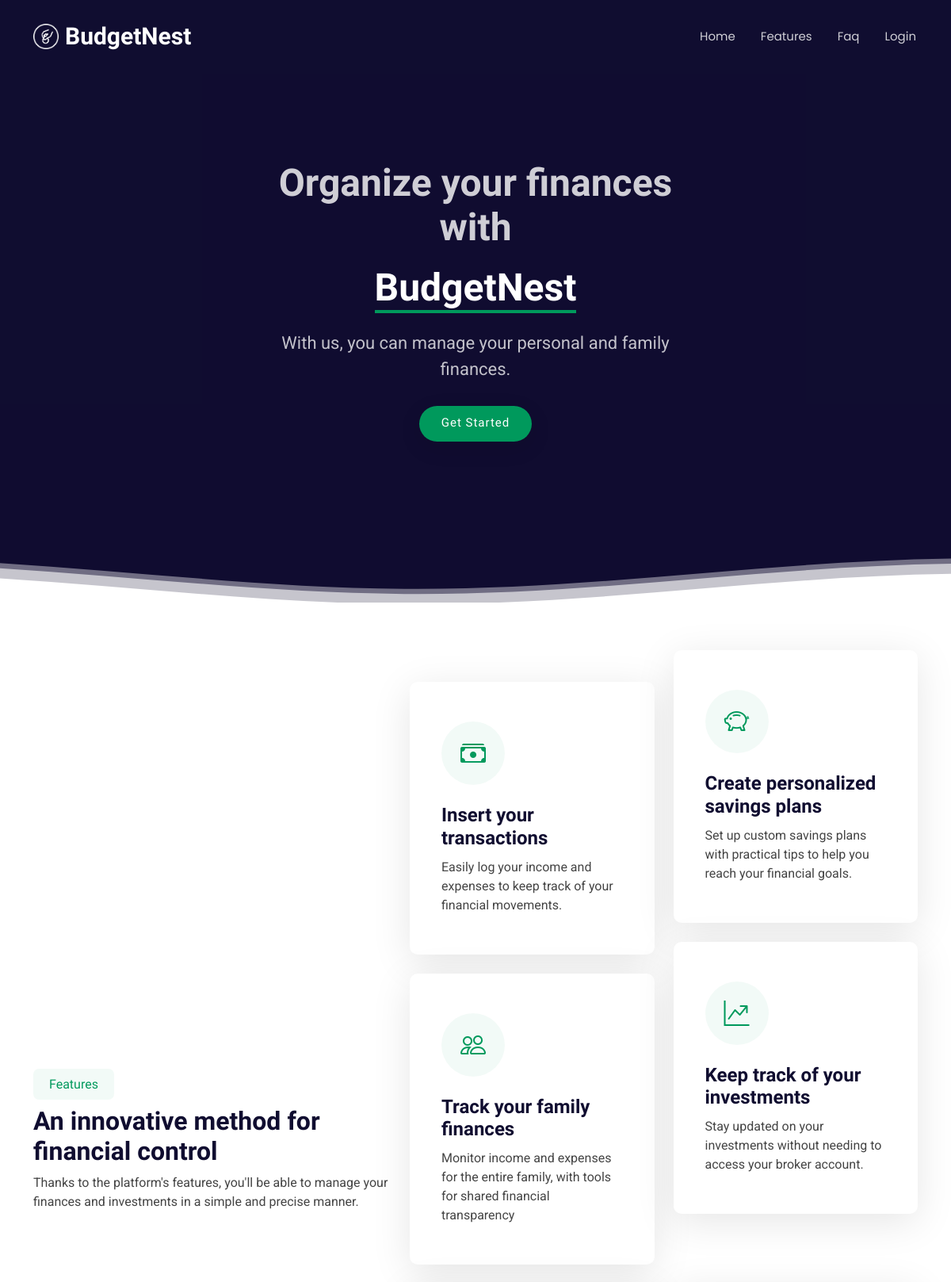
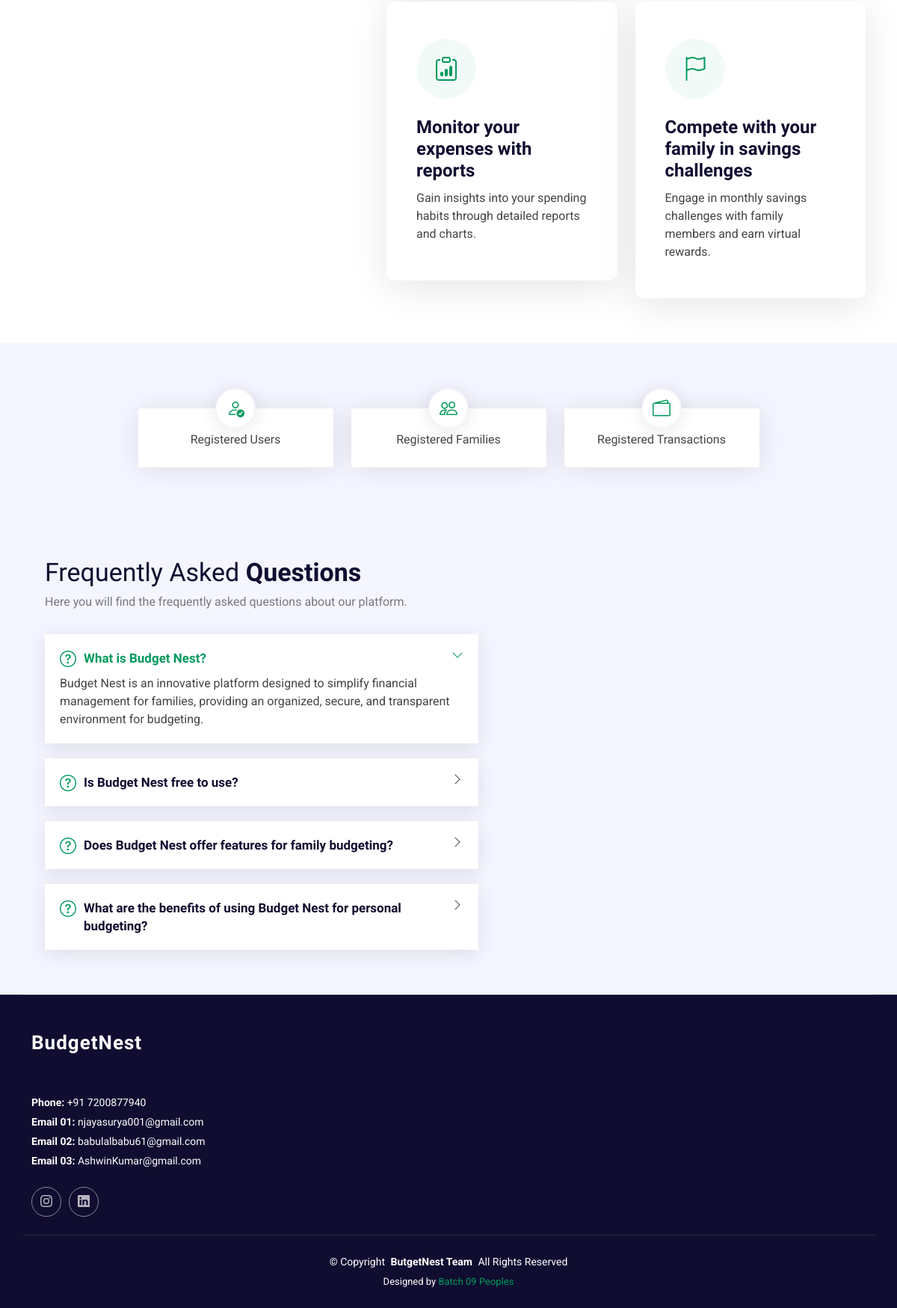
The page / on the database its author committed (2 pictures, top to bottom).
### Faq/models.py (models this page shows, shortened)
class Faq(models.Model):
    Domanda = models.CharField(max_length=255, blank=True)
    Risposta = models.CharField(max_length=255,  blank=True)

### HomePage/views.py (the view)
# urls.py: path('', HomePage, name = 'HomePageUrls'),
@never_cache
def HomePage (request):
    users = UserService.count_utenti
    families = UserService.count_famiglie
    transactions = BudgetingService.count_transazioni
    faqs = FaqService.get_all_faq
    context = {"utenti":users, "famiglie" : families, "transazioni": transactions, "faqs" : faqs}
    return render(request, "homepage/homepage.html", context)

### Budgeting/services.py (called while the page is built)
    def count_transazioni():
        return Transazione.objects.count()

### Faq/services.py (called while the page is built)
    def get_all_faq():
      return Faq.objects.all()

### Users/services.py (called while the page is built)
    def count_utenti():
        return Utente.objects.count()

    def count_famiglie():
        return Famiglia.objects.count()

### HomePage/Templates/homepage/homepage.html (shortened to what this page needs)
<!DOCTYPE html>
<html lang="en">
<head>
  {% load static %}
  <link href="{% static 'vendor/bootstrap/css/bootstrap.min.css' %}" rel="stylesheet">
  <link href="{% static 'vendor/bootstrap-icons/bootstrap-icons.css' %}" rel="stylesheet">
  <link href="{% static 'vendor/aos/aos.css' %}" rel="stylesheet">
  <link href="{% static 'vendor/glightbox/css/glightbox.min.css' %}" rel="stylesheet">
  <link href="{% static 'vendor/swiper/swiper-bundle.min.css' %}" rel="stylesheet">
  <link href="{% static 'css/main.css' %}" rel="stylesheet">
</head>
<body class="index-page">
  {% include 'header/header.html' %}
  <main class="main">
    {% load static %}
    <section id="hero" class="hero section dark-background d-flex align-items-center justify-content-center" style="min-height: 95vh; position: relative;">
      <div class="container text-center">
        <div class="row gy-4 justify-content-center">
          <div class="col-lg-6 d-flex flex-column align-items-center" data-aos="fade-in">
            {% if not user.is_authenticated %}
            <h1>Organize your finances with</h1>
            <h1><span>BudgetNest</span></h1>
            <p>With us, you can manage your personal and family finances.</p>
            <div class="d-flex justify-content-center">
              <a href="{% url 'registrazione' %}" class="btn-get-started">Get Started</a>
            </div>
            {% else %}
            <h1><span>BudgetNest</span></h1>
            <div class="d-flex justify-content-center">
              <h2>Welcome back, {{ user.username }} !</h2>
            </div>
            {% endif %}
          </div>
        </div>
      </div>
    </section>
    <section id="features" class="about section">
      <div class="container" data-aos="fade-up" data-aos-delay="100">
        <div class="row align-items-xl-center gy-5">
          <div class="col-xl-5 content">
            <h3>Features</h3>
            <h2>An innovative method for financial control</h2>
            <p>
              Thanks to the platform's features, you'll be able to manage your finances and investments in a simple and precise manner.</p>
          </div>
          <div class="col-xl-7">
            <div class="row gy-4 icon-boxes">
              <div class="col-md-6" data-aos="fade-up" data-aos-delay="200">
                <div class="icon-box">
                  <i class="bi bi-cash-stack"></i>
                  <h3>Insert your transactions</h3>
                  <p>Easily log your income and expenses to keep track of your financial movements.</p>
                </div>
              </div>
                            <div class="col-md-6" data-aos="fade-up" data-aos-delay="300">
                <div class="icon-box">
                  <i class="bi bi-piggy-bank"></i>
                  <h3>Create personalized savings plans</h3>
                  <p>Set up custom savings plans with practical tips to help you reach your financial goals.</p>
                </div>
              </div>
              <div class="col-md-6" data-aos="fade-up" data-aos-delay="400">
                <div class="icon-box">
                  <i class="bi bi-people"></i>
                  <h3>Track your family finances</h3>
                  <p>Monitor income and expenses for the entire family, with tools for shared financial transparency</p>
                </div>
              </div>
              <div class="col-md-6" data-aos="fade-up" data-aos-delay="500">
                <div class="icon-box">
                  <i class="bi bi-graph-up-arrow"></i>
                  <h3>Keep track of your investments</h3>
                  <p>Stay updated on your investments without needing to access your broker account.</p>
                </div>
              </div>
              <div class="col-md-6" data-aos="fade-up" data-aos-delay="400">
                <div class="icon-box">
                  <i class="bi bi-clipboard-data"></i>
                  <h3>Monitor your expenses with reports</h3>
                  <p>Gain insights into your spending habits through detailed reports and charts.</p>
                </div>
              </div>
              <div class="col-md-6" data-aos="fade-up" data-aos-delay="500">
                <div class="icon-box">
                  <i class="bi bi-flag"></i>
                  <h3>Compete with your family in savings challenges</h3>
                  <p>Engage in monthly savings challenges with family members and earn virtual rewards.</p>
                </div>
              </div>
            </div>
          </div>
        </div>
      </div>
    </section>
    <section id="stats" class="stats section light-background">
      <div class="container" data-aos="fade-up" data-aos-delay="100">
        <div class="row gy-4 justify-content-center align-items-center">
          <div class="col-lg-3 col-md-6 d-flex flex-column align-items-center">
            <i class="bi bi-person-check"></i>
            <div class="stats-item">
              <p>Registered Users</p>
            </div>
          </div>
          <div class="col-lg-3 col-md-6 d-flex flex-column align-items-center">
            <i class="bi bi-people"></i>
            <div class="stats-item">
              <p>Registered Families</p>
            </div>
          </div>
          <div class="col-lg-3 col-md-6 d-flex flex-column align-items-center">
            <i class="bi bi-wallet2"></i>
            <div class="stats-item">
              <p>Registered Transactions</p>
            </div>
          </div>
        </div>
      </div>
    </section>
    {% include 'Faq/Faq.html' %}
  </main>
  {% include 'footer/footer.html' %}
</body>
</html>

### HomePage/Templates/header/header.html (shortened to what this page needs)
{% load static %}
<header id="header" class="header d-flex align-items-center fixed-top">
    <div class="container-fluid container-xl position-relative d-flex align-items-center justify-content-between">
      <a href="{% url 'HomePageUrls' %}#hero" class="logo d-flex align-items-center">
        <img src="{% static 'img/BudgetNest.png' %}" alt="BudgetNest Logo" class="logo-img">
        <h1 class="sitename">BudgetNest</h1>
      </a>
      <nav id="navmenu" class="navmenu">
        <ul>
          <li><a href="{% url 'HomePageUrls' %}#home">Home</a></li>
          <li><a href="{% url 'HomePageUrls' %}#features">Features</a></li>
          <li><a href="{% url 'HomePageUrls' %}#faq">Faq</a></li>
            {% if user.is_authenticated %}
              <li><a href="{% url 'dashboard' %}#dashboard">Dashboard</a></li>
              <li><a href="{% url 'logout' %}">Logout</a></li>
            {% else %}
              <li><a href="{% url 'login' %}#login">Login</a></li>
            {% endif %}
        </ul>
      </nav>
    </div>
  </header>

### Faq/Templates/Faq/Faq.html
<section id="faq" class="faq section light-background">
        <div class="container-fluid">
          <div class="row gy-4">
            <div class="col-lg-7 d-flex flex-column justify-content-center order-2 order-lg-1">
              <div class="content px-xl-5" data-aos="fade-up" data-aos-delay="100">
                <h3><span>Frequently Asked </span><strong>Questions</strong></h3>
                <p>
                  Here you will find the frequently asked questions about our platform.
                </p>
              </div>
              <div class="faq-container px-xl-5" data-aos="fade-up" data-aos-delay="200">
                {% for faq in faqs %}
                    <div class="faq-item {% if forloop.first %}faq-active{% endif %}">
                        <i class="faq-icon bi bi-question-circle"></i>
                        <h3>{{ faq.Domanda }}</h3>
                        <div class="faq-content">
                            <p>{{ faq.Risposta }}</p>
                        </div>
                        <i class="faq-toggle bi bi-chevron-right"></i>
                    </div>
                {% endfor %}
            </div>
         </div>
   </section>

### HomePage/Templates/footer/footer.html
{% load static %}
<footer id="footer" class="footer dark-background">
    <div class="container footer-top ">
      <div class="row gy-4">
        <div class="col-lg-4 col-md-6 footer-about">
          <a href="index.html" class="logo d-flex align-items-center">
            <span class="sitename">BudgetNest</span>
          </a>
          <div class="footer-contact pt-3">
            <p class="mt-3"><strong>Phone:</strong> <span>+91 7200877940</span></p>
            <p><strong>Email 01:</strong> <span>njayasurya001@gmail.com</span></p>
            <p><strong>Email 02:</strong> <span>babulalbabu61@gmail.com</span></p>
            <p><strong>Email 03:</strong> <span>AshwinKumar@gmail.com</span></p>
          </div>
          <div class="social-links d-flex mt-4">
            <a href=""><i class="bi bi-instagram"></i></a>
            <a href=""><i class="bi bi-linkedin"></i></a>
          </div>
        </div>
      </div>
    </div>
    <div class="container copyright text-center mt-4">
      <p>© <span>Copyright</span> <strong class="px-1 sitename">ButgetNest Team</strong> <span>All Rights Reserved</span></p>
      <div class="credits">
        Designed by <a href="">Batch 09 Peoples</a>
      </div>
    </div>
  </footer>

### rows shown on the page
Faq: Domanda "What is Budget Nest?", Risposta "Budget Nest is an innovative platform designed to simplify financial management for families, providing an organized, secure, and transparent environment for budgeting."
Faq: Domanda "Is Budget Nest free to use?"
Faq: Domanda "Does Budget Nest offer features for family budgeting?"
Faq: Domanda "What are the benefits of using Budget Nest for personal budgeting?"
